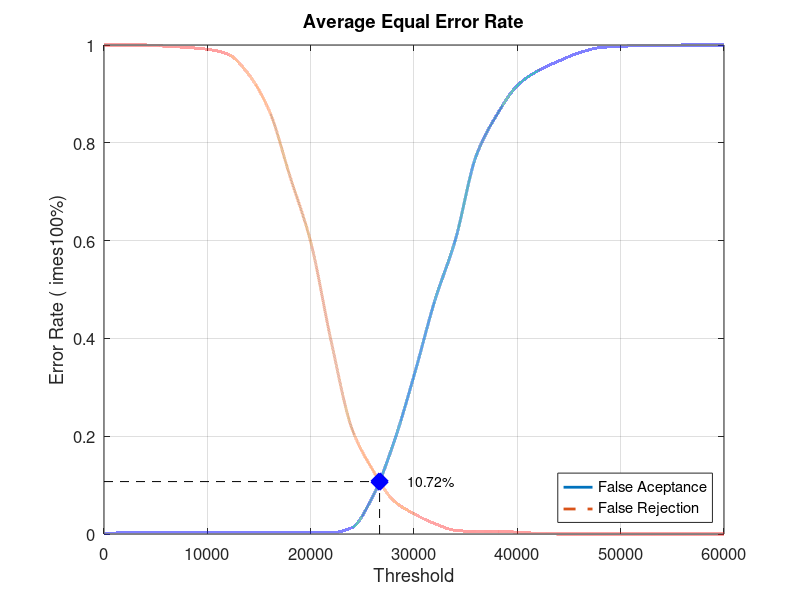
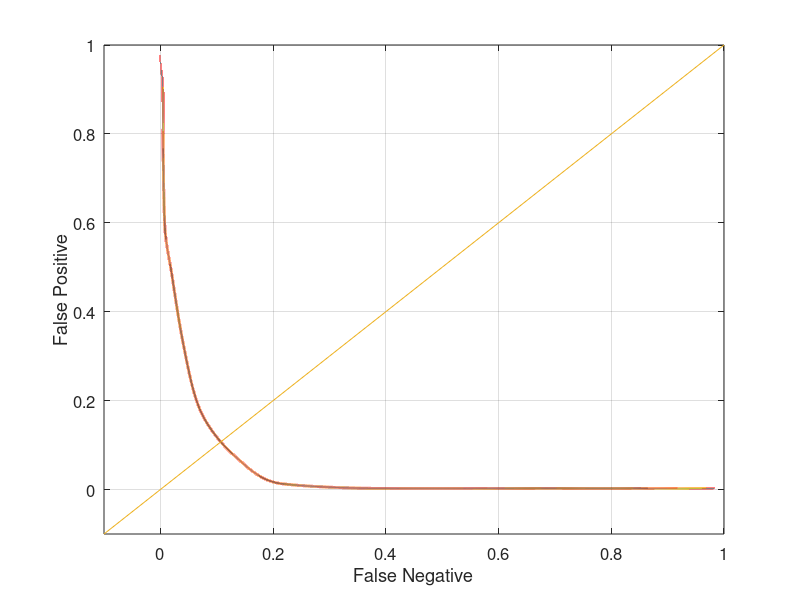

Write the MATLAB code that produced these figures, in order.
close all;
clear;
clc;
x = 0:2000:60000;
xq = 0:0.5:60000;

y0 = [0 0.00263158 0.00263158 0.00263158 0.00263158 0.00263158 0.00263158 0.00263158 0.00263158 0.00263158 0.00263158 0.00263158 0.0131579 0.0763158 0.184211 0.323684 0.476316 0.601316 0.772368 0.856579 0.917105 0.947368 0.967105 0.984211 0.994737 0.997368 0.998684 0.998684 1 1 1]
yy0 = interp1(x, y0, xq, 'pchip');
y1 = [1 1 1 0.9975 0.995 0.99125 0.98125 0.94 0.865 0.73125 0.5975 0.3925 0.215 0.13125 0.06875 0.04125 0.02125 0.0075 0.005 0.005 0.00375 0.00125 0 0 0 0 0 0 0 0 0]
yy1 = interp1(x, y1, xq, 'pchip');

% Calculating EER: 
y2 = abs(y0 - y1);
find(y2 == min(y2))
yy2 = abs(yy0 - yy1);
xEER = find(yy2 == min(yy2));
xEERIndex = xq(xEER) % X-axis EER
yEER = yy0(xEER) % Y-axis EER

main = figure
plot(xq, yy0,'-','LineWidth', 2);	hold on
plot(xq, yy1,'--','LineWidth', 2);	hold on
plot([xEERIndex xEERIndex], [0 yEER], 'k--');	hold on
plot([0 xEERIndex], [yEER yEER], 'k--');	hold on
plot(xEERIndex, yEER, 'bx', 'LineWidth', 10);	hold on
text(xEERIndex + 10 * xEERIndex / 100, yEER, [num2str(round((10000 * yEER)) / 100) '%'])
legend('False Aceptance', 'False Rejection', 'Location', 'SouthEast')
xlabel('Threshold')
ylabel('Error Rate (	imes100%)')
title('Average Equal Error Rate')
set(gca, 'FontSize', 12)
axis([0 60000 0 1])
grid on

print(main, 'Experiment1AverageMain', '-dpng');
FNRxFPR = figure('Color', [1 1 1]);
plot(yy1, yy0, '-', yy1, yy0, 'LineWidth', 2);
hold on
y = -0.1:0.1:1
plot(y, y); 
set(gca, 'FontSize', 12)
xlabel('False Negative')
ylabel('False Positive')
axis([-0.1 1 -0.1 1])
set(gca, 'FontSize', 12)
grid on

print(FNRxFPR, 'Experiment1AverageFNRxFPR','-dpng');
